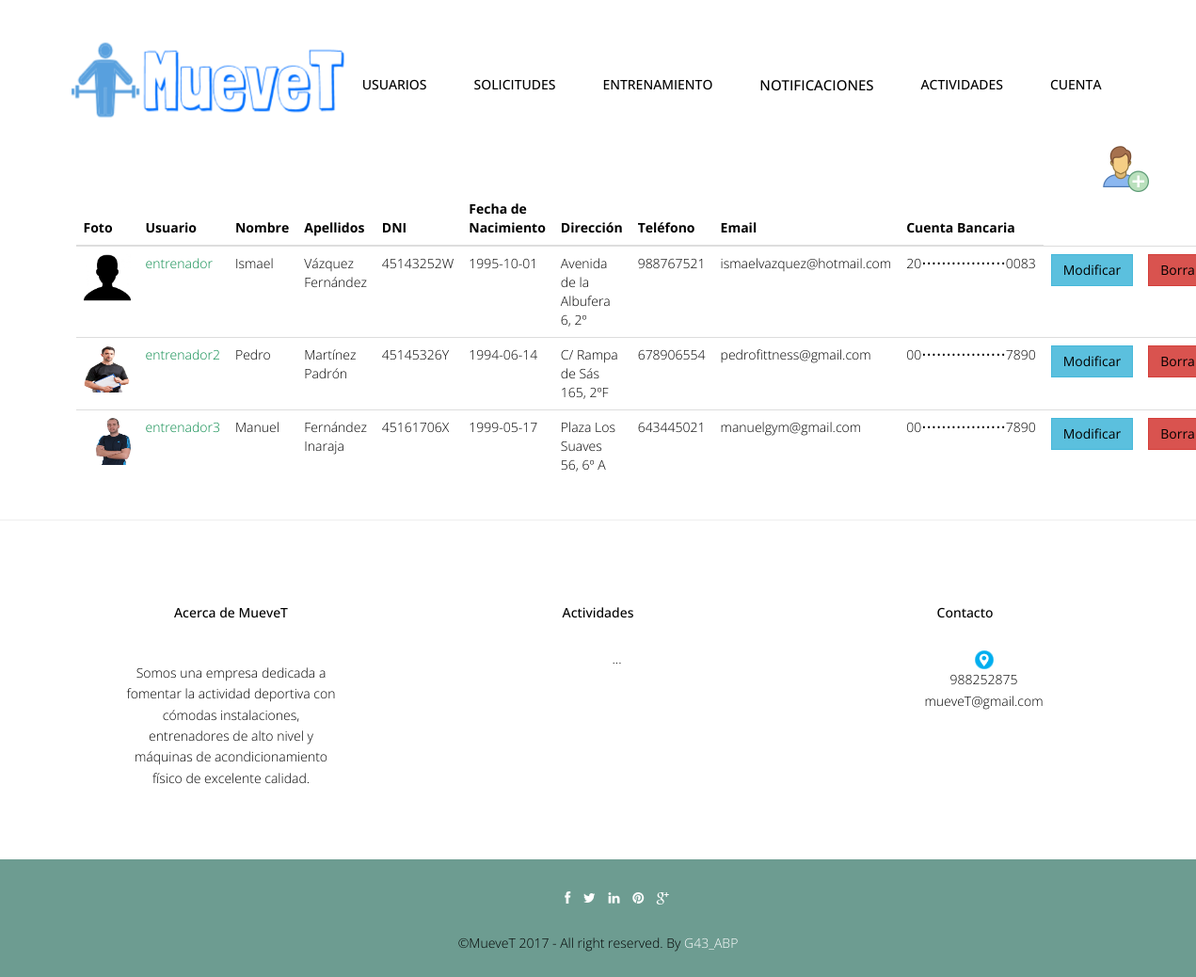
/abp/Controllers/ENTRENADOR_Controller.php?user=entrenador (signed in), run on the app's committed database.
### tables this page shows
CREATE TABLE IF NOT EXISTS `usuario` (
  `foto` varchar(500) DEFAULT '../img/user.jpg',
  `userName` varchar(20) NOT NULL,
  `password` varchar(128) NOT NULL,
  `tipoUsuario` int(10) NOT NULL,
  `nombre` varchar(20) NOT NULL,
  `apellidos` varchar(70) NOT NULL,
  `dni` varchar(9) NOT NULL,
  `fechaNac` date NOT NULL,
  `direccion` varchar(80) DEFAULT NULL,
  `telefono` int(15) DEFAULT NULL,
  `email` varchar(30) NOT NULL
);

CREATE TABLE IF NOT EXISTS `entrenador` (
  `userName` varchar(20) NOT NULL,
  `cuentaBanc` varchar(20) NOT NULL
);

### abp/Models/USUARIO_Model.php (called while the page is built, shortened)
<?php
include '../Functions/LibraryFunctions.php';
class USUARIO_Modelo {
    var $mysqli;
    function ConectarBD() {
        $this->mysqli = new mysqli("localhost", "root", "", "muevet");
    }
    function ConsultarTodo($user) {
        if ($user == "entrenador") {
            $sql = "SELECT * FROM USUARIO, ENTRENADOR WHERE USUARIO.userName=ENTRENADOR.userName AND USUARIO.tipoUsuario=2";
        } else if ($user == "deportista") {
            $sql = "SELECT * FROM USUARIO, DEPORTISTA WHERE USUARIO.userName=DEPORTISTA.userName AND USUARIO.tipoUsuario=3";
        } else {
            $sql = "SELECT * FROM USUARIO";
        }
        if (!($resultado = $this->mysqli->query($sql))) {
            return 'Error en la consulta sobre la base de datos';
        } else {
            $toret = array();
            $i = 0;
            while ($fila = $resultado->fetch_array()) {
                $toret[$i] = $fila;
                $i++;
            }
            return $toret;
        }
    }
}
?>

### abp/Views/ENTRENADOR_SHOWALL_Vista.php (the view, shortened to what this page needs)
<?php
class ENTRENADOR_Show {
    private $datos;
    function __construct($array, $volver) {
        $this->datos = $array;
        $this->render();
    }
    function render() {
        ?>
        <div class="container">
            <?php
            $lista = array('foto', 'userName', 'nombre', 'apellidos', 'dni', 'fechaNac', 'direccion', 'telefono', 'email', 'cuentaBanc');
            ?>
            <div class="container">
                     <div align='right'>
                         <a href='ENTRENADOR_Controller.php?accion=<?php echo $strings['Insertar']; ?>'><img src="../img/useradd.png" width="50px" height="50px"></a>
                    <table class="table">
                        <thead class="thead-dark">
                            <tr>
                                <?php
                                foreach ($lista as $titulo) {
                                    echo "<th>";
                                    echo $strings[$titulo];
                                    echo "</th>";
                                }
                                echo "</tr>";
                                echo "</thead>";
                                echo "<tbody>";
                                for ($j = 0; $j < count($this->datos); $j++) {
                                    echo "<tr>";
                                    foreach ($this->datos [$j] as $clave => $valor) {
                                        for ($i = 0; $i < count($lista); $i++) {
                                            if ($clave === $lista[$i]) {
                                                echo "<td>";
                                                if (($clave === 'foto')) {
                                                    if (is_file($valor)) {
                                                        ?><a target='_blank' href='<?php echo $valor ?>'><img src='<?php echo $valor ?>' width="50" height="50"></a> <?php
                                                    } else {
                                                        ?><a target='_blank' href="../img/user.jpg"><img src="../img/user.jpg" width="50" height="50"></a> <?php
                                                }
                                                break;
                                            } if ($clave === 'tipoUsuario') {
                                                echo $strings[ConsultarNOMRol($valor)];
                                                break;
                                            }
                                            if($clave == 'cuentaBanc'){
                                                $pre = substr($valor, 0, 2);
                                                $post= substr($valor, -4);
                                                $resultado = $pre."•••••••••••••••••".$post;
                                                echo $resultado;
                                                break;
                                            }
                                            if ($clave === 'userName') {
                                                ?>
                                            <a href='ENTRENADOR_Controller.php?userName=<?php echo $this->datos[$j]['userName'] . '&accion=' . $strings['Ver']; ?>'><font color="#088A4B"><?php echo $valor; ?></font></a> <?php
                                        } else {
                                            echo $valor;
                                        }
                                        echo "</td>";
                                    }
                                }
                            }
                            ?>
                            <td><button type="button" class="btn btn-info"><a href='ENTRENADOR_Controller.php?userName=<?php echo $this->datos[$j]['userName'] . '&accion=' . $strings['Modificar']; ?>'><?php echo $strings['Modificar']; ?></a></button></td>
                            <td><button type="button" class="btn btn-danger"><a href='ENTRENADOR_Controller.php?userName=<?php echo $this->datos[$j]['userName'] . '&accion=' . $strings['Borrar']; ?>'><?php echo $strings['Borrar']; ?></a></button></td>
                                    <?php
                                }
                                ?>
                        </tbody>
                    </table>
                </div>
            </div>
        </div>
        <?php
        include '../Views/footer.php';
    }
}

### abp/Views/header.php (shortened to what this page needs)
<!DOCTYPE html>
<html lang="en">
    <head>
        <link href="../css/bootstrap.min.css" rel="stylesheet">
        <link href="../css/responsive-slider.css" rel="stylesheet">
        <link rel="stylesheet" href="../css/animate.css">
        <link rel="stylesheet" href="../css/font-awesome.min.css">
        <link href="../css/style.css" rel="stylesheet">
    </head>
    <body>
        <header>
            <div class="container">
                <div class="row">
                    <nav class="navbar navbar-default" role="navigation">
                        <div class="container-fluid">
                            <div class="navbar-header">
                                <div class="navbar-brand">
                                    <br><a href="../index.php"><img src="../img/logo.png" width="290" height="80"></a>
                                </div>
                            </div>
                            <div class="menu">
                                <ul class="nav nav-tabs" role="tablist">
                                    <?php
                                    showNavbar();
                                    ?>
                                </ul>
                            </div>
                        </div>
                    </nav>
                </div>
            </div>
        </header>

### abp/Functions/LibraryFunctions.php (shortened to what this page needs)
<?php
function ConsultarTipoUsuarioLogin() {
    $mysqli = new mysqli("localhost", "root", "", "muevet");
    $sql = "SELECT tipoUsuario FROM USUARIO WHERE USUARIO.userName='" . $_SESSION['login'] . "'";
    $result = $mysqli->query($sql)->fetch_array();
    return $result['tipoUsuario'];
}
function añadirFuncionalidades($NOM) {
    $mysqli = new mysqli("localhost", "root", "", "muevet");
    $rol = "SELECT tipoUsuario FROM USUARIO  WHERE userName='" . $NOM['login'] . "'";
    $sql = "SELECT DISTINCT categoriaFuncionalidad FROM FUNCIONALIDAD, FUNCIONALIDAD_ROL WHERE FUNCIONALIDAD_ROL.idFuncionalidad = FUNCIONALIDAD.idFuncionalidad AND FUNCIONALIDAD_ROL.idRol=(" . $rol . ")";
    if (!($resultado = $mysqli->query($sql))) {
        echo 'Error en la consulta sobre la base de datos';
    } else {
        while ($fila = $resultado->fetch_array()) {
            $funcionalidad = $fila['categoriaFuncionalidad'];
            switch ($funcionalidad) {
                case "Gestion Entrenadores":
                    if (ConsultarTipoUsuarioLogin() != 3) {
                        ?>
                        <li class="nav-item dropdown">
                            <a class="nav-link dropdown-toggle" href="" id="navbarDropdownMenuLink" data-toggle="dropdown" aria-haspopup="true" aria-expanded="false" ><?php echo $strings['Gestión de Usuarios'] ?> </a>
                    </li>
                    <?php }
                    break;
                case "Gestion Actividad Grupal":
                    ?>
                    <li class="nav-item dropdown">
                        <a class="nav-link dropdown-toggle" href="" id="navbarDropdownMenuLink" data-toggle="dropdown" aria-haspopup="true" aria-expanded="false"><?php echo $strings['Gestión de Actividades'] ?> </a>
                    </li>
                    <?php
                    break;
                case "Gestion Ejercicios":
                    ?>
                    <li class="nav-item dropdown">
                        <a class="nav-link dropdown-toggle" href="" id="navbarDropdownMenuLink" data-toggle="dropdown" aria-haspopup="true" aria-expanded="false" ><?php echo $strings['Entrenamiento'] ?> </a>
                    </li>
                    <?php
                    break;
                case "Gestion Notificaciones":
                    ?><li><a style="font-size:15px;" href='../Controllers/NOTIFICACION_Controller.php'><?php echo $strings['Gestión de notificaciones']; ?></a></li> <?php
                    break;
                case "Gestion Inscripciones":
                    ?><li class="nav-item dropdown">
                        <a class="nav-link dropdown-toggle" href="" id="navbarDropdownMenuLink" data-toggle="dropdown" aria-haspopup="true" aria-expanded="false"><?php echo $strings['Gestión de Inscripciones'] ?> </a>
                    </li>
                    <?php
                    break;
                default:
                    break;
            }
        }
    }
}
function showNavbar() {
    if (!isset($_SESSION)) {
        echo '<br><br><li role="presentation" class="active"><a href="../Functions/Conectar.php" class="m1">Iniciar Sesion</a></li>';
        echo '<li role="presentation"><a href="" class="m1">Sobre Nosotros</a></li>';
        echo '<li role="presentation"><a href="" class="m1">Contacto</a></li>';
    } else {
        añadirFuncionalidades($_SESSION);
        ?>
        <li class="nav-item dropdown">
            <a class="nav-link dropdown-toggle" href="" id="navbarDropdownMenuLink" data-toggle="dropdown" aria-haspopup="true" aria-expanded="false">
        <?php echo $strings['Cuenta'] ?>
            </a>
        </li>
        <?php
    }
}
?>

### abp/Controllers/ENTRENADOR_Controller.php (shortened to what this page needs)
<?php
include '../Models/USUARIO_Model.php';
include '../Views/header.php';
Switch ($_REQUEST['accion']) {
    default:
        if (!isset($_REQUEST['userName'])) {
            $usuario = new USUARIO_Modelo('', '', '', '', '', '', '', '', '', '', '', '', '', '', '');
        } else {
            $usuario = get_data_form_Entrenador();
        }
        $datos = $usuario->ConsultarTodo($_REQUEST['user']);
        if (!tienePermisos('ENTRENADOR_Show')) {
            new Mensaje('No tienes los permisos necesarios', '../Views/DEFAULT_Vista.php');
        } else {
            new ENTRENADOR_Show($datos, '../Views/DEFAULT_Vista.php');
        }
}
?>

### abp/Views/footer.php (shortened to what this page needs)
<hr>
	<footer>
		<div class="container">
			<div class="row">
				<div class="col-lg-4">
					<div class="widget">
						<h5 class="widgetheading">Acerca de MueveT</h5>
						<p>Somos una empresa dedicada a fomentar la actividad deportiva con cómodas instalaciones, entrenadores de alto nivel y máquinas de acondicionamiento físico de excelente calidad.</p>
					</div>
				</div>
				<div class="col-lg-4">
					<div class="widget">
						<h5 class="widgetheading">Actividades</h5>
						<ul class="link-list">
							<li><a href="#">...</a></li>
						</ul>
					</div>
				</div>
				<div class="col-lg-4">
					<div class="widget">
						<h5 class="widgetheading">Contacto</h5>
						<ul class="link-list">
                                                    <li><a target="_blank" href="https://www.google.es/maps/place/ESEI+-+Escola+Superior+de+Enxe%C3%B1er%C3%ADa+Inform%C3%A1tica/@42.3449233,-7.8554787,15z/data=!4m2!3m1!1s0x0:0xbb2380c0a6827554?sa=X&ved=0ahUKEwiKoO6ZjtLXAhUGXBQKHfQGBFYQ_BIIjQEwCw"><img src="../img/gps.png" width="20px" height="20px"></a></li>
							<li><a href="#">988252875</a></li>
							<li><a href="#">mueveT@gmail.com</a></li>
						</ul>
					</div>
				</div>
			</div>
		</div>
		<div class="sub-footer">
			<div class="container">
				<div class="row">
					<div class="col-lg-12">
						<ul class="social-network">
							<li><a href="#" data-placement="top" title="Facebook"><i class="fa fa-facebook fa-1x"></i></a></li>
							<li><a href="#" data-placement="top" title="Twitter"><i class="fa fa-twitter fa-1x"></i></a></li>
							<li><a href="#" data-placement="top" title="Linkedin"><i class="fa fa-linkedin fa-1x"></i></a></li>
							<li><a href="#" data-placement="top" title="Pinterest"><i class="fa fa-pinterest fa-1x"></i></a></li>
							<li><a href="#" data-placement="top" title="Google plus"><i class="fa fa-google-plus fa-1x"></i></a></li>
						</ul>
					</div>
					<div class="col-lg-12">
						<div class="copyright">
							<p>
								<span>&copy;MueveT 2017 - All right reserved. By </span><a href="" target="_blank">G43_ABP</a>
							</p>
						</div>
					</div>
				</div>
			</div>
		</div>
	</footer>
  </body>
</html>

### abp/css/style.css (style rules this page uses)
body { font-family:'Open Sans', Arial, sans-serif; font-size:14px; font-weight:300; line-height:1.6em; color:#000; background-color:#fff; }
hi,h2,h3,h4,h5,h6 { color:#000; line-height:1.1em; }
p { color:#000; }
.navbar-default { margin-top:-10px; background-color: #fff; border-radius:0; border:0; }
.container-fluid > .navbar-header { margin-right: 30px; margin-left: 10px; margin-top:20px; border-radius:0; }
.navbar-brand { float: left; height: 30px; padding: 15px 15px; font-size: 18px; line-height: 20px; }
.menu { font-size:14px; float:right; text-transform:uppercase; font-weight:500; }
.menu ul.nav-tabs li { color:#000; }
.nav-tabs { border-bottom: 0; }
.nav-tabs > li { float: left; margin-bottom: 0; }
.nav-tabs > li > a { margin-bottom:20px; margin-right: 20px; line-height: 1.42857143; border-bottom: 3px solid transparent; border-radius:0; color:#000; border-top:0; border-right:0; border-left:0; }
.blog h3,p { color:#000; padding:15px; }
.widget { margin-top:10px; padding:50px; text-align:center; }
.widget p,ul { margin-top:30px; }
.link-list ul,li,a { color:#000; list-style:none; }
.copyright { text-align:center; }
.copyright a { color:#fff; }
.sub-footer { background-color: #6D9C91; }
ul.social-network { list-style:none; margin-top:30px; text-align:center; }
ul.social-network li { display:inline; margin: 0 5px; color:#fff; }
ul.social-network li a { color:#fff; }

### abp/css/overwrite.css (style rules this page uses)
.btn { text-shadow: none; background-image:none; border-color: none; border-bottom-color: none; -webkit-box-shadow: none; -moz-box-shadow: none; box-shadow: none; }
.btn { outline:0; -webkit-border-radius: 0; -moz-border-radius: 0; border-radius: 0; }

### data on the page
usuario: foto (placeholder picture), nombre "Ismael", apellidos "Vázquez Fernández", dni "45143252W", fechaNac "1995-10-01", direccion "Avenida de la Albufera 6, 2º", telefono "988767521", email "ismaelvazquez@hotmail.com"
entrenador: userName "entrenador", cuentaBanc "20•••••••••••••••••0083"
usuario: foto (picture), nombre "Pedro", apellidos "Martínez Padrón", dni "45145326Y", fechaNac "1994-06-14", direccion "C/ Rampa de Sás 165, 2ºF", telefono "678906554", email "pedrofittness@gmail.com"
entrenador: userName "entrenador2", cuentaBanc "00•••••••••••••••••7890"
usuario: foto (picture), nombre "Manuel", apellidos "Fernández Inaraja", dni "45161706X", fechaNac "1999-05-17", direccion "Plaza Los Suaves 56, 6º A", telefono "643445021", email "manuelgym@gmail.com"
entrenador: userName "entrenador3", cuentaBanc "00•••••••••••••••••7890"

### other printed values
$strings['Cuenta'] "CUENTA"
$strings[$titulo] "Foto"
$strings[$titulo] "Usuario"
$strings[$titulo] "Nombre"
$strings[$titulo] "Apellidos"
$strings[$titulo] "DNI"
$strings[$titulo] "Fecha de Nacimiento"
$strings[$titulo] "Dirección"
$strings[$titulo] "Teléfono"
$strings[$titulo] "Email"
$strings[$titulo] "Cuenta Bancaria"
